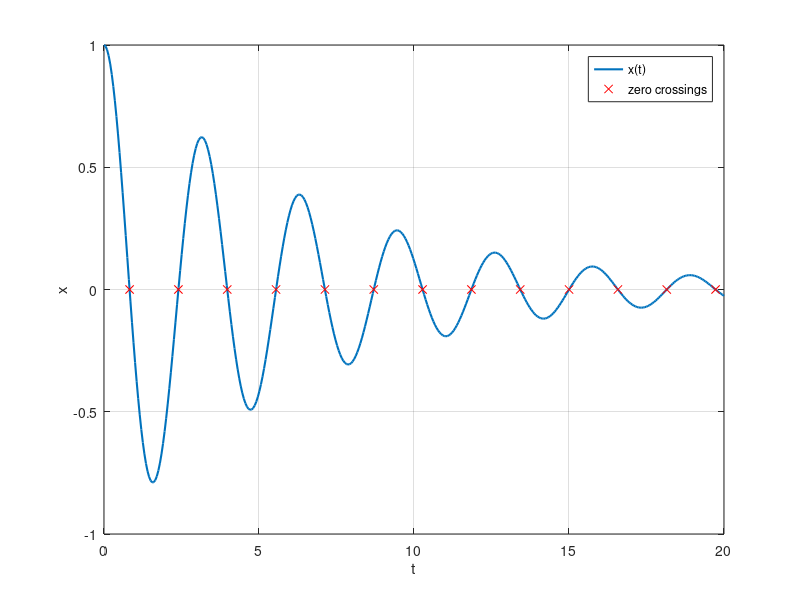

MATLAB code to generate this figure:
function g_ode_driver
% damped oscillator with event detection
mu = 0.3;
omega = 2;
f = @(t, y) [y(2); -omega^2 * y(1) - mu * y(2)];
opts = odeset('RelTol', 1e-8, 'AbsTol', 1e-10, 'Events', @zero_cross);
[t, y, te, ye, ie] = ode45(f, [0 20], [1; 0], opts);
fprintf('%d steps, %d events\n', length(t), length(te));
amp = max(abs(y(:, 1)));
r = fzero(@(x) cos(x) - x, [0 1]);
o = optimset('Display', 'off', 'TolX', 1e-9);
[xmin, fval, flag] = fminsearch(@(p) sum((p(1) * exp(-p(2) * t) - y(:, 1)).^2), [1 0.1], o);
if flag ~= 1
    warning('did not converge');
end
tt = linspace(0, 20, 400);
yy = interp1(t, y(:, 1), tt, 'spline');
plot(tt, yy, 'LineWidth', 1.5), hold on
plot(te, ye(:, 1), 'rx')
legend('x(t)', 'zero crossings')
xlabel('t'); ylabel('x');
grid on
    function [value, isterminal, direction] = zero_cross(~, yv)
        value = yv(1);
        isterminal = 0;
        direction = 0;
    end
end
